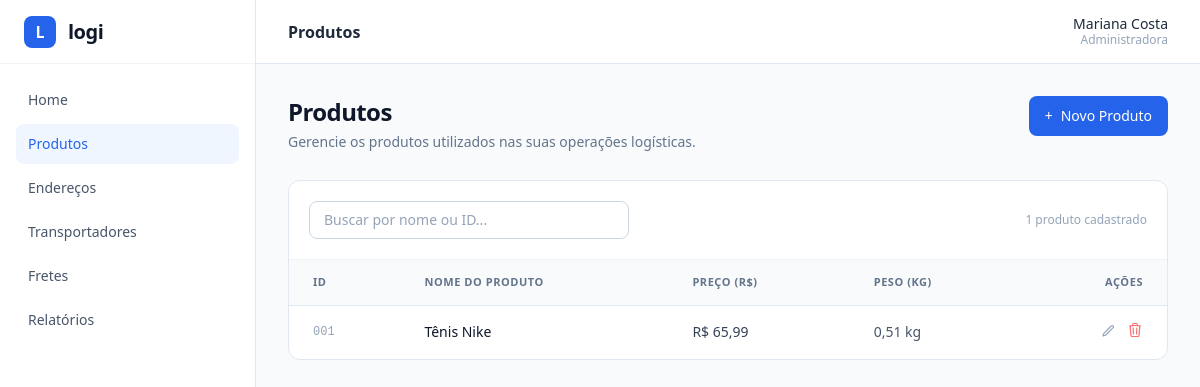
/produtos.php, run on the app's committed database.
### tables this page shows
CREATE TABLE produtos (
            id INTEGER PRIMARY KEY AUTOINCREMENT,
            nome TEXT NOT NULL,
            preco REAL NOT NULL DEFAULT 0,
            peso_kg REAL NOT NULL DEFAULT 0
        );

### produtos.php (the view, shortened to what this page needs)
<?php
$pdo = getDb();
$modoFormulario = false;
$produtoEdicao = [
    'id' => 0,
    'nome' => '',
    'preco' => '',
    'peso_kg' => '',
];
$produtos = [];
if (!$modoFormulario) {
    $produtos = $pdo->query('SELECT id, nome, preco, peso_kg FROM produtos ORDER BY id ASC')->fetchAll();
}
require_once __DIR__ . '/includes/header.php';
?>
<?php if ($modoFormulario): ?>
    <?php $ehEdicao = ((int) $produtoEdicao['id'] > 0); ?>
    <nav class="flex items-center gap-2 text-xs text-slate-400 mb-3">
        <a href="produtos.php" class="hover:text-slate-600 transition">Produtos</a>
        <span>/</span>
        <span class="text-slate-600 font-medium"><?= $ehEdicao ? 'Editar produto' : 'Novo produto' ?></span>
    </nav>
    <div class="mb-7">
        <h1 class="text-2xl font-bold text-slate-900 tracking-tight">
            <?= $ehEdicao ? 'Editar Produto' : 'Cadastrar Novo Produto' ?>
        </h1>
        <p class="text-sm text-slate-500 mt-1">
            <?= $ehEdicao
                ? 'Atualize as informações do produto selecionado.'
                : 'Adicione um produto ao catálogo para utilizá-lo nos seus fretes.' ?>
        </p>
    </div>
    <form method="POST" action="produtos.php" class="bg-white border border-slate-200 rounded-xl overflow-hidden">
        <input type="hidden" name="acao" value="salvar">
        <input type="hidden" name="id" value="<?= (int) $produtoEdicao['id'] ?>">
        <div class="p-6 sm:p-8 space-y-6">
            <div class="flex items-center justify-between">
                <div>
                    <h2 class="text-base font-semibold text-slate-900">Informações do produto</h2>
                    <p class="text-xs text-slate-500 mt-0.5">Preencha o nome, o preço e o peso do produto.</p>
                </div>
                <span class="text-xs text-slate-400">* Campos obrigatórios</span>
            </div>
            <div>
                <label for="nome" class="block text-sm font-medium text-slate-700 mb-2">
                    Nome do Produto *
                </label>
                <input
                    type="text"
                    id="nome"
                    name="nome"
                    required
                    value="<?= htmlspecialchars($produtoEdicao['nome']) ?>"
                    placeholder="Ex.: Caixa de papelão reforçada"
                    class="w-full rounded-lg border border-slate-300 px-3.5 py-2.5 text-sm text-slate-900 placeholder:text-slate-400 focus:border-blue-600 focus:outline-none focus:ring-2 focus:ring-blue-600/15"
                >
            </div>
            <div class="grid grid-cols-1 sm:grid-cols-2 gap-6">
                <div>
                    <label for="preco" class="block text-sm font-medium text-slate-700 mb-2">
                        Preço (R$) *
                    </label>
                    <input
                        type="text"
                        id="preco"
                        name="preco"
                        required
                        inputmode="decimal"
                        value="<?= htmlspecialchars($produtoEdicao['preco']) ?>"
                        placeholder="0,00"
                        class="w-full rounded-lg border border-slate-300 px-3.5 py-2.5 text-sm text-slate-900 placeholder:text-slate-400 focus:border-blue-600 focus:outline-none focus:ring-2 focus:ring-blue-600/15"
                    >
                    <p class="text-xs text-slate-400 mt-1.5">Informe o valor unitário do produto.</p>
                </div>
                <div>
                    <label for="peso_kg" class="block text-sm font-medium text-slate-700 mb-2">
                        Peso (kg) *
                    </label>
                    <input
                        type="text"
                        id="peso_kg"
                        name="peso_kg"
                        required
                        inputmode="decimal"
                        value="<?= htmlspecialchars($produtoEdicao['peso_kg']) ?>"
                        placeholder="0,00"
                        class="w-full rounded-lg border border-slate-300 px-3.5 py-2.5 text-sm text-slate-900 placeholder:text-slate-400 focus:border-blue-600 focus:outline-none focus:ring-2 focus:ring-blue-600/15"
                    >
                    <p class="text-xs text-slate-400 mt-1.5">Informe o peso em quilogramas.</p>
                </div>
            </div>
        </div>
        <div class="bg-slate-50/70 border-t border-slate-200 px-6 sm:px-8 py-4 flex flex-col sm:flex-row sm:items-center sm:justify-between gap-3">
            <p class="text-xs text-slate-400">Os dados poderão ser editados após o cadastro.</p>
            <div class="flex items-center justify-end gap-3">
                <a
                    href="produtos.php"
                    class="px-4 py-2 rounded-lg border border-slate-300 bg-white text-sm font-medium text-slate-700 hover:bg-slate-50 transition"
                >
                    Cancelar
                </a>
                <button
                    type="submit"
                    class="px-5 py-2 rounded-lg bg-blue-600 text-sm font-medium text-white hover:bg-blue-700 transition cursor-pointer"
                >
                    <?= $ehEdicao ? 'Atualizar Produto' : 'Salvar Produto' ?>
                </button>
            </div>
        </div>
    </form>
    <p class="text-xs text-slate-400 mt-4">
        Após salvar, o produto ficará disponível na listagem de produtos.
    </p>
<?php else: ?>
    <div class="flex flex-col sm:flex-row sm:items-center sm:justify-between gap-4 mb-7">
        <div>
            <h1 class="text-2xl font-bold text-slate-900 tracking-tight">Produtos</h1>
            <p class="text-sm text-slate-500 mt-1">Gerencie os produtos utilizados nas suas operações logísticas.</p>
        </div>
        <a
            href="produtos.php?acao=novo"
            class="inline-flex items-center justify-center gap-2 px-4 py-2.5 rounded-lg bg-blue-600 text-sm font-medium text-white hover:bg-blue-700 transition self-start"
        >
            <span>+</span>
            <span>Novo Produto</span>
        </a>
    </div>
    <div class="bg-white border border-slate-200 rounded-xl overflow-hidden">
        <div class="p-5 flex flex-col sm:flex-row sm:items-center sm:justify-between gap-4 border-b border-slate-100">
            <div class="relative w-full sm:w-80">
                <input
                    type="text"
                    id="buscaProduto"
                    placeholder="Buscar por nome ou ID..."
                    class="w-full rounded-lg border border-slate-300 pl-3.5 pr-3.5 py-2 text-sm text-slate-900 placeholder:text-slate-400 focus:border-blue-600 focus:outline-none focus:ring-2 focus:ring-blue-600/15"
                >
            </div>
            <span id="contadorProdutos" class="text-xs text-slate-400">
                <?= count($produtos) ?> <?= count($produtos) === 1 ? 'produto cadastrado' : 'produtos cadastrados' ?>
            </span>
        </div>
        <div class="overflow-x-auto">
            <table class="w-full text-left border-collapse">
                <thead>
                    <tr class="bg-slate-50 border-b border-slate-200 text-[11px] font-semibold uppercase tracking-wider text-slate-500">
                        <th class="py-3.5 px-6">ID</th>
                        <th class="py-3.5 px-6">Nome do Produto</th>
                        <th class="py-3.5 px-6">Preço (R$)</th>
                        <th class="py-3.5 px-6">Peso (kg)</th>
                        <th class="py-3.5 px-6 text-right">Ações</th>
                    </tr>
                </thead>
                <tbody id="tabelaProdutosBody" class="divide-y divide-slate-100 text-sm">
                    <?php if (empty($produtos)): ?>
                        <tr id="linhaVazia">
                            <td colspan="5" class="py-10 px-6 text-center text-slate-400">
                                Nenhum produto cadastrado ainda. Clique em <strong>+ Novo Produto</strong> para adicionar.
                            </td>
                        </tr>
                    <?php else: ?>
                        <?php foreach ($produtos as $produto):
                            $idFormatado = str_pad((string) $produto['id'], 3, '0', STR_PAD_LEFT);
                            $precoFormatado = 'R$ ' . number_format((float) $produto['preco'], 2, ',', '.');
                            $pesoFormatado = number_format((float) $produto['peso_kg'], 2, ',', '.') . ' kg';
                        ?>
                            <tr
                                class="linha-produto hover:bg-slate-50/70 transition"
                                data-busca="<?= htmlspecialchars(mb_strtolower($idFormatado . ' ' . $produto['id'] . ' ' . $produto['nome'])) ?>"
                            >
                                <td class="py-4 px-6 text-slate-400 font-mono text-xs"><?= htmlspecialchars($idFormatado) ?></td>
                                <td class="py-4 px-6 font-medium text-slate-900"><?= htmlspecialchars($produto['nome']) ?></td>
                                <td class="py-4 px-6 text-slate-700"><?= htmlspecialchars($precoFormatado) ?></td>
                                <td class="py-4 px-6 text-slate-600"><?= htmlspecialchars($pesoFormatado) ?></td>
                                <td class="py-4 px-6">
                                    <div class="flex items-center justify-end gap-3">
                                        <a
                                            href="produtos.php?editar=<?= (int) $produto['id'] ?>"
                                            title="Editar produto"
                                            class="text-slate-400 hover:text-blue-600 transition"
                                        >
                                            <svg class="w-4 h-4" fill="none" stroke="currentColor" stroke-width="1.8" viewBox="0 0 24 24">
                                                <path stroke-linecap="round" stroke-linejoin="round" d="M16.862 4.487l1.687-1.688a1.875 1.875 0 112.652 2.652L10.582 16.07a4.5 4.5 0 01-1.897 1.13L6 18l.8-2.685a4.5 4.5 0 011.13-1.897l8.932-8.931z" />
                                            </svg>
                                        </a>
                                        <form
                                            method="POST"
                                            action="produtos.php"
                                            onsubmit="return confirm('Deseja realmente excluir este produto?');"
                                            class="inline"
                                        >
                                            <button
                                                type="submit"
                                                title="Excluir produto"
                                                class="text-red-400 hover:text-red-600 transition cursor-pointer"
                                            >
                                            </button>
                                        </form>
                                    </div>
                                </td>
                            </tr>
                        <?php endforeach; ?>
                    <?php endif; ?>
                </tbody>
            </table>
        </div>
    </div>
<?php endif; ?>
<?php require_once __DIR__ . '/includes/footer.php'; ?>

### data on the page
produtos: id "001", nome "Tênis Nike", preco "R$ 65,99", peso_kg "0,51 kg"

### other printed values
$item['label'] "Home"
$item['label'] "Produtos"
$item['label'] "Endereços"
$item['label'] "Transportadores"
$item['label'] "Fretes"
$item['label'] "Relatórios"
$tituloPagina "Produtos"
count($produtos) "1"
